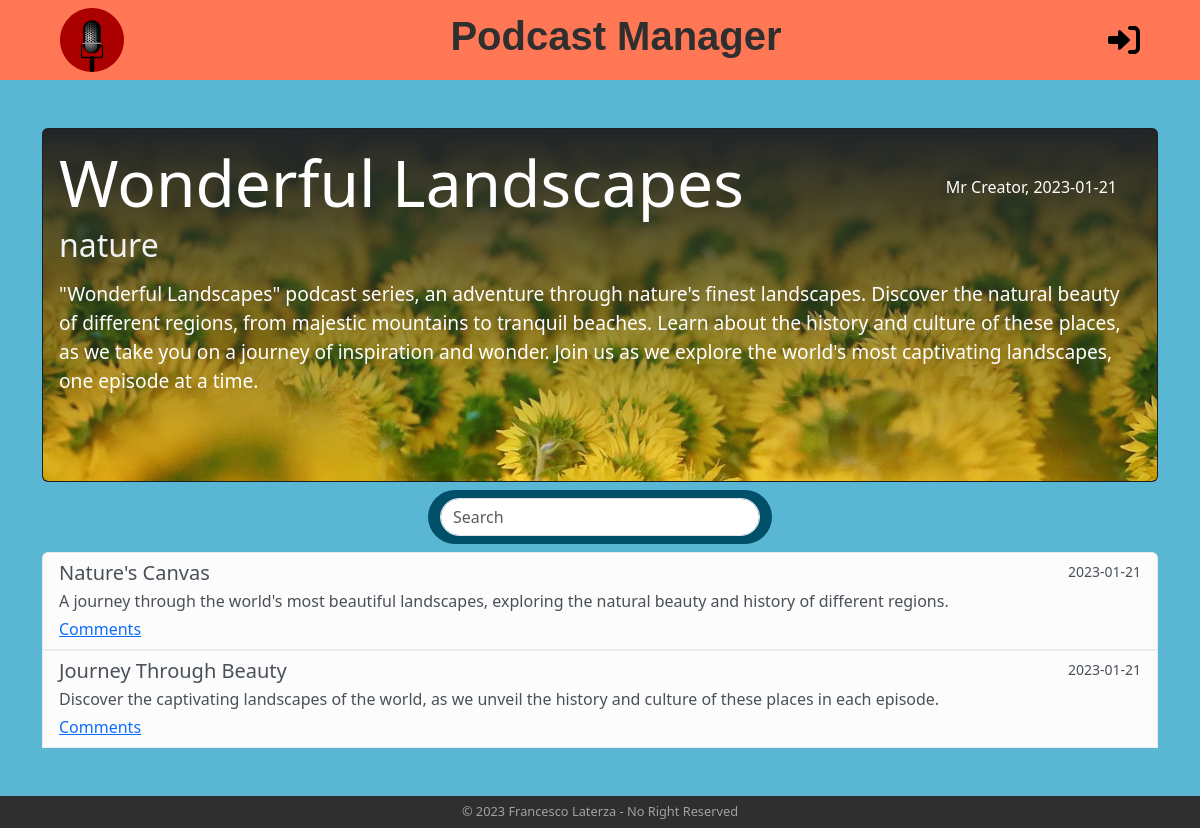
Screenshot of /series/15 with the database file from the repository.
### tables this page shows
CREATE TABLE "series" (
	"id"	INTEGER,
	"title"	TEXT NOT NULL,
	"category"	TEXT NOT NULL,
	"date"	TEXT NOT NULL,
	"text"	TEXT NOT NULL,
	"creator_id"	INTEGER NOT NULL,
	PRIMARY KEY("id" AUTOINCREMENT),
	FOREIGN KEY("creator_id") REFERENCES "users"("id") ON DELETE CASCADE
);

CREATE TABLE "users" (
	"id"	INTEGER,
	"username"	TEXT NOT NULL,
	"email"	TEXT NOT NULL UNIQUE,
	"password"	TEXT NOT NULL,
	"is_creator"	INTEGER NOT NULL,
	PRIMARY KEY("id" AUTOINCREMENT)
);

CREATE TABLE "podcasts" (
	"id"	INTEGER,
	"title"	TEXT NOT NULL,
	"description"	TEXT NOT NULL,
	"date"	TEXT,
	"series_id"	INTEGER NOT NULL,
	"rnd_seed"	INTEGER NOT NULL,
	FOREIGN KEY("series_id") REFERENCES "series"("id") ON DELETE CASCADE,
	PRIMARY KEY("id" AUTOINCREMENT)
);

### app.py (the view)
@app.route('/series/<int:series_id>')
def series(series_id):
    series_selected = series_dao.get_series_by_id(series_id)
    if not series_selected:
        flash("Series do not exist...", "danger")
        return redirect(url_for("home"))
    if current_user.is_authenticated:
        podcasts = podcast_dao.get_podcasts(series_id, current_user.id)
    else:
        podcasts = podcast_dao.get_podcasts(series_id, 0)
    return render_template("series.html", series=series_selected, podcasts=podcasts, get_creator_name=users_dao.get_user_username_by_id, is_following=follows_dao.is_following, comments=comments_dao.get_comments, str=str)

### dao/comments_dao.py (called while the page is built)
def get_comments(podcast_id):
    conn = sqlite3.connect("db/series.db")
    conn.row_factory = sqlite3.Row
    cursor = conn.cursor()
    sql = "SELECT * FROM comments WHERE podcast_id = ? ORDER BY date ASC"
    cursor.execute(sql, (podcast_id, ))
    res = cursor.fetchall()
    cursor.close()
    conn.close()
    return res

### dao/podcast_dao.py (called while the page is built)
def get_podcasts(series_id, creator_id):
    conn = sqlite3.connect("db/series.db")
    conn.row_factory = sqlite3.Row
    cursor = conn.cursor()
    sql = "SELECT podcasts.*, creator_id FROM podcasts LEFT JOIN series ON podcasts.series_id = series.id WHERE series_id = ? AND ( podcasts.date <= ? OR creator_id = ? ) ORDER BY date ASC"
    curr_date = date.today()
    cursor.execute(sql, (series_id, curr_date, creator_id))
    res = cursor.fetchall()
    cursor.close()
    conn.close()
    return res

### dao/series_dao.py (called while the page is built)
def get_series_by_id(id):
    conn = sqlite3.connect("db/series.db")
    conn.row_factory = sqlite3.Row
    cursor = conn.cursor()
    sql = "SELECT * FROM series WHERE id = ?"
    cursor.execute(sql, (id, ))
    res = cursor.fetchone()
    cursor.close()
    conn.close()
    return res

### dao/users_dao.py (called while the page is built)
def get_user_by_id(id):
    conn = sqlite3.connect("db/series.db")
    conn.row_factory = sqlite3.Row
    cursor = conn.cursor()
    sql = "SELECT * FROM users WHERE id = ?"
    cursor.execute(sql, (id, ))
    res = cursor.fetchone()
    cursor.close()
    conn.close()
    return res

def get_user_username_by_id(id):
    user = get_user_by_id(id)
    return user["username"]

### templates/series.html (shortened to what this page needs)
{% extends "base.html" %} {% block title %}{{ series.title | e }}{% endblock %}
 {% block content%}
<main class="col-12 container height-main mb-5">
  <div class="card text-bg-dark mt-5">
    <img
      src="{{ url_for('static', filename='images/'+series.title.lower().replace(' ', '_').replace('\'', '_')+'.jpeg') }}"
      class="card-img series-img-bg"
      alt="series image"
    />
    <article class="card-img-overlay">
      <section class="d-flex justify-content-between align-items-center">
        <h5 class="card-title series-title">{{ series.title | e }}</h5>
        <h6 class="card-text me-4">
          {{ get_creator_name(series.creator_id) | e }}, {{ series.date | e }}
        </h6>
      </section>
      <section>
        <h6 class="card-subtitle text-muted series-subtitle">
          {{ series.category | e }}
        </h6>
        <p class="card-text series-text mt-3">{{ series.text | e }}</p>
      </section>
    </article>
  </div>
  {% if podcasts | length != 0 %}
  <nav class="navbar search-nav my-2 mx-auto">
    <div class="container-fluid">
      <input
        class="form-control search-tab"
        type="search"
        placeholder="Search"
        aria-label="Search"
      />
    </div>
  </nav>
  {% endif %}
  <article class="list-group">
     {% for podcast in podcasts %}
    <section
      class="list-group-item list-group-item-action list-group-item-light"
      data-podcast
    >
      <div class="d-flex w-100 justify-content-between">
        <h5 class="mb-1" data-podcast-title>{{ podcast.title | e }}</h5>
        <small>{{ podcast.date | e }}</small>
      </div>
      <p class="mb-1" data-podcast-description>{{ podcast.description | e }}</p>
      <a
        href="#"
        class=""
        data-bs-toggle="modal"
        data-bs-target="#modal-comments-{{ podcast.id }}"
        title="open comments section"
      >
        Comments
      </a>
    </section>
    {% endfor %}
  </article>
</main>
{% endblock%}

### static/style.css (style rules this page uses)
body { font-family: "Segoe UI", Tahoma, Geneva, Verdana, sans-serif; background-color: #5ab7d4; }
main { min-height: calc(100vh - 7rem); }
.card { background-color: #00506a; color: #5ab7d4; }
.series-img-bg { height: 20rem; object-fit: cover; -webkit-mask-image: -webkit-gradient( linear, left top, left bottom, from(rgba(0, 0, 0, 0)), to(rgba(0, 0, 0, 1)) ); mask-image: linear-gradient(to bottom, rgba(0, 0, 0, 0), rgba(0, 0, 0, 1)); }
.series-title { font-size: 4rem; }
.series-subtitle { font-size: 2rem; color: #f2f2f2 !important; }
.series-text { font-size: 1.2rem; }
.height-main { min-height: calc(100vh - 13rem); }
.search-nav { background-color: #00506a; border-radius: 5rem; max-width: fit-content; }
.search-tab { border-radius: 5rem; width: 20rem; }
@media (max-width: 1400px) { .series-img-bg { height: 22rem; } }

### rows the page displays
series: title "Wonderful Landscapes", date "2023-01-21", category "nature", text "\"Wonderful Landscapes\" podcast series, an adventure through nature's finest landscapes. Discover the natural beauty of different regions, from majestic mountains to tranquil beaches. Learn about the history and culture of these places, as we take you on a journey of inspiration and wonder. Join us as we explore the world's most captivating landscapes, one episode at a time."
users: username "Mr Creator"
podcasts: title "Nature's Canvas", date "2023-01-21", description "A journey through the world's most beautiful landscapes, exploring the natural beauty and history of different regions."
podcasts: title "Journey Through Beauty", date "2023-01-21", description "Discover the captivating landscapes of the world, as we unveil the history and culture of these places in each episode."
